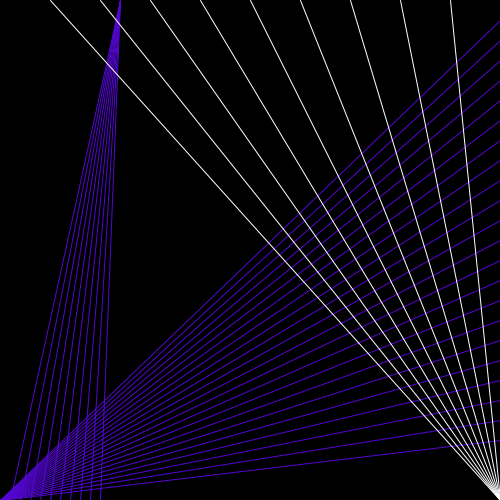
Frame 1 (no input)
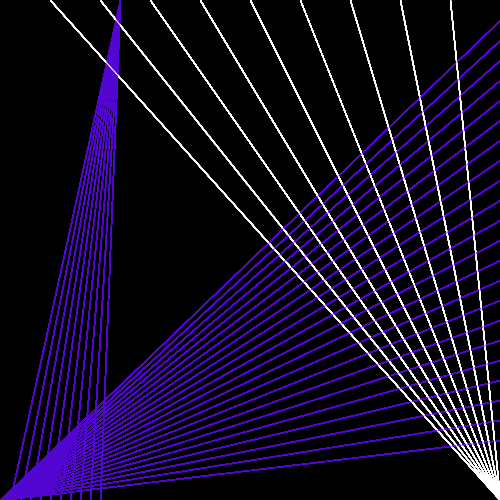
Frame 60 (the mouse pressed at the canvas centre just before this capture)
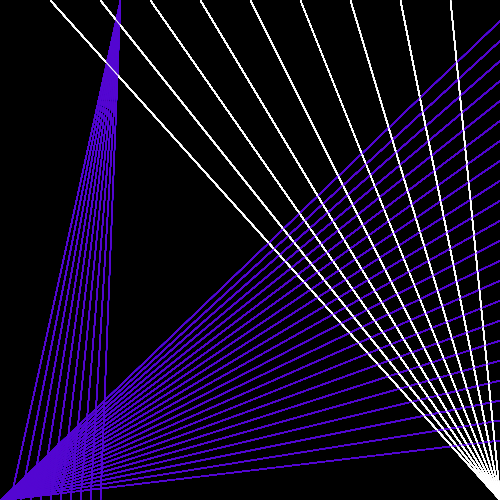
Frame 120 (the mouse held since frame 60 and released just before this capture)

The Processing sketch that drew these frames (run headless with seeded random() and noise(); from frame 60 on, the mouse is pressed at the canvas centre):

// Processing sketch: processing_32150
// ── processing_32150.pde


void setup () {
  size (500,500);
  noFill ();
  background (0);  
}


void draw ()
{
  stroke (83,6,209);
  strokeWeight (1);
  
  line (120,0,10,500);
  line (120,0,20,500);
  line (120,0,30,500);
  line (120,0,40,500);
  line (120,0,50,500);
  line (120,0,60,500);
  line (120,0,70,500);
  line (120,0,80,500);
  line (120,0,90,500);
  line (120,0,100,500);
  
  line (500,20,0,500);
  line (500,40,0,500);
  line (500,60,0,500);
  line (500,80,0,500);
  line (500,100,0,500);
  line (500,120,0,500);
  line (500,140,0,500);
  line (500,160,0,500);
  line (500,180,0,500);
  line (500,200,0,500);
  line (500,220,0,500);
  line (500,240,0,500);
  line (500,260,0,500);
  line (500,280,0,500);
  line (500,300,0,500);
  line (500,320,0,500);
  line (500,340,0,500);
  line (500,360,0,500);
  line (500,380,0,500);
  line (500,400,0,500);
  line (500,420,0,500);
  line (500,440,0,500);
  

  stroke (255);

  line (50,0,500,500);
  line (100,0,500,500);
  line (150,0,500,500);
  line (200,0,500,500);
  line (250,0,500,500);
  line (300,0,500,500);
  line (350,0,500,500);
  line (400,0,500,500);
  line (450,0,500,500);
  line (500,0,500,500);
  line (550,0,500,500);
  line (600,0,500,500);
  line (650,0,500,500);
  


}
